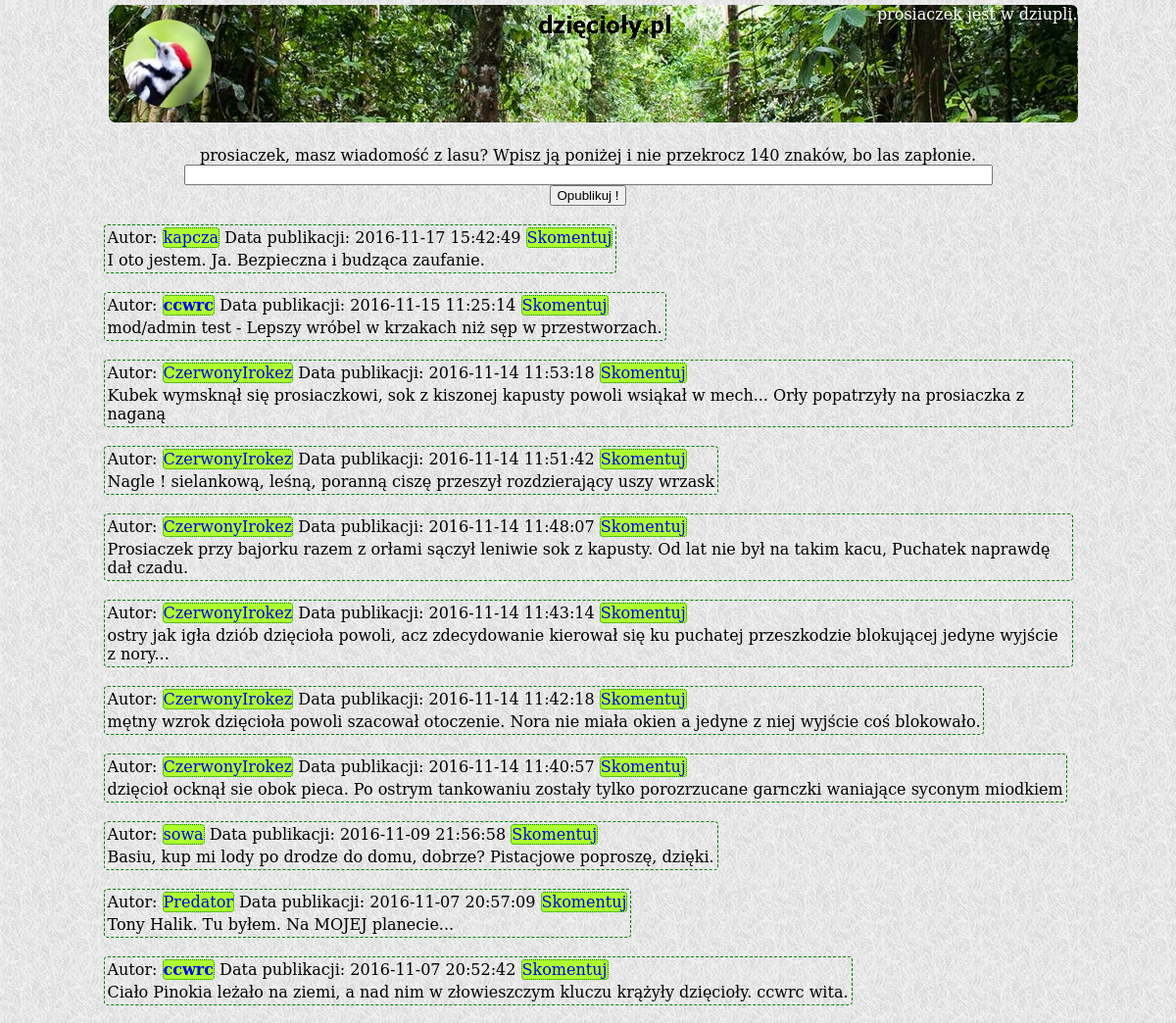
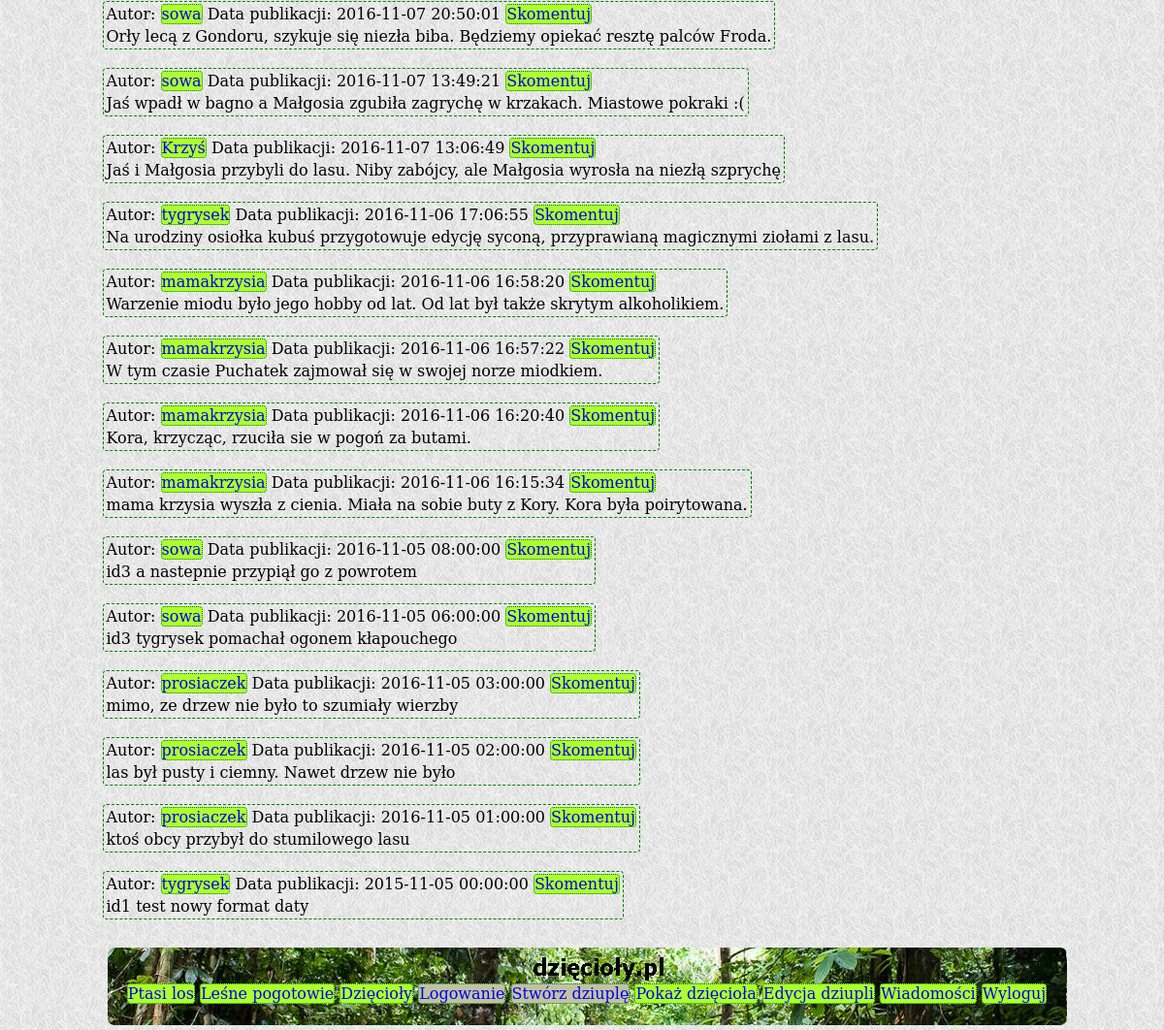
Page /index.php (signed in) on the committed database (2 pictures, top to bottom).
### tables this page shows
CREATE TABLE `tweet` (
  `tweet_id` int(11) NOT NULL,
  `tweet_user_id` int(11) NOT NULL,
  `tweet_text` varchar(250) NOT NULL,
  `tweet_date` datetime DEFAULT NULL
);

CREATE TABLE `users` (
  `user_id` int(11) NOT NULL,
  `user_name` varchar(255) NOT NULL,
  `hashed_password` varchar(60) NOT NULL,
  `user_email` varchar(255) NOT NULL
);

### src/Tweet.php (called while the page is built, shortened)
<?php
class Tweet {
    private $userId;
    private $text;
    private $creationDate;
    public function __construct() {
        $this->userId = 0;
        $this->text = "";
        $this->creationDate = "";
    }
    public function getUserId() {
        return $this->userId;
    }
    public function getText() {
        return $this->text;
    }
    public function getCreationDate() {
        return $this->creationDate;
    }
    static public function loadAllTweets(mysqli $conn) {
        $sql = "SELECT * FROM tweet ORDER BY tweet_date DESC";
        $result = $conn->query($sql);
        $ret = [];
        if ($result == true && $result->num_rows != 0) {
            foreach ($result as $row) {
                $loadTweet = new Tweet();
                $loadTweet->tweetId = $row['tweet_id'];
                $loadTweet->userId = $row['tweet_user_id'];
                $loadTweet->text = $row['tweet_text'];
                $loadTweet->creationDate = $row['tweet_date'];
                $ret[$loadTweet->tweetId] = $loadTweet;
            }
        }
        return $ret;
    }
}
?>

### src/User.php (called while the page is built, shortened)
<?php
class User {
    private $username;
    public function __construct() {
        $this->username = "";
    }
    public function getUsername() {
        return $this->username;
    }
    static public function loadUserById(mysqli $conn, $id){
        $sql = "SELECT * FROM users WHERE user_id=$id";
        $result = $conn->query($sql);
        if($result != false && $result->num_rows == 1) {
        $row = $result->fetch_assoc();
        $loadedUser = new User();
        $loadedUser->id = $row['user_id'];
        $loadedUser->username = $row['user_name'];
        $loadedUser->hashedPassword = $row['hashed_password'];
        $loadedUser->email = $row['user_email'];
        return $loadedUser;
        }
        return null;
     }
}
?>

### src/arrays.php (called while the page is built)
<?php
$searchIn = [
    "https://www.google.pl/?gws_rd=ssl#q=", "http://www.bing.com/search?q=",
    "https://yandex.ru/search/?lr=10472&msid=1479322480.01653.22873.4847&text=",
    "http://www.ask.com/web?q=",
    "https://duckduckgo.com/?q=", "http://www.entireweb.com/#q="
];
$searchWords = [
    "korniki są smaczne", "dzięcioły terroryzują indonezję", "kuźnia dzięcioła",
    "szkolny dzięcioł", "dzięcioł reliktowy", "na co dybie w wielorybie czubek nosa eskimosa",
    "lepszy dzięcioł w garści niż gruszki na wierzbie",
    "Bądź wytrwały i bez przerwy potrząsaj drzewem, a zawsze z niego coś spadnie",
    "Lepiej mniej grzmotów w ustach i więcej piorunów w garści",
    "kto się bawi lasem, lepiej niedźwiedzia niż ludzi pamięta",
    "Dzięcioł drzewo kłuje i nos sobie psuje", "Dzięciołowi swój nos nie wadzi",
    "Ptak w klatce niewesoło śpiewa", "dzięcioły uganiają się za sikorkami"
];

### index.php (the view, shortened to what this page needs)
<?php
  include_once "src/User.php";
  include_once "src/Tweet.php";
  include_once 'src/arrays.php';
  $searchMax = count($searchIn);
  $wordMax = count($searchWords);
  $randSearch = rand(1, $searchMax) - 1;
  $randWord = rand(1, $wordMax) - 1;
  $linkSearch = $searchIn[$randSearch];
  $linkWord = $searchWords[$randWord];
?>
<!DOCTYPE HTML>
<html lang="pl">
<head>
	<link rel="stylesheet" href="css/style.css" type="text/css" />
</head>
<body>
  <div class="container">
	  <div class="logo" id="mainBackLogo">
            <img class="logoimage" id="logoimage" src="img/logo.jpg">
            <div class="logged"> <?=$_SESSION['logged']?> jest w dziupli. </div>
	  </div>
      <div class="content">
      <br/>
      <center>
        <form method="POST" action="#">
          <?=$_SESSION['logged']?>, masz wiadomość z lasu? Wpisz ją poniżej i nie przekrocz 140 znaków, bo las zapłonie.<br/>
          <input type="text" size="100" name="newtweet"
            pattern=".{3,140}" required title="Minimalna liczba znaków to 3, maksymalna 140"/> <br/>
          <input type="submit" value="Opublikuj !"/>
      </form>
      </center> <br/>
<?php
  $conn = getDbConnection();
  $allTweets = Tweet::loadAllTweets($conn);
  foreach ($allTweets as $tweet) {
    $userId = $tweet->getUserId();
    $tweetId = $tweet->tweetId;
    echo "<table class='tweet'>";
    echo "<tr><td> ";
    echo "Autor: <a href=\"showuser.php?strangeuser=$userId\">" .User::loadUserById($conn, $userId)->getUsername(). "</a> ";
    echo "Data publikacji: " . $tweet->getCreationDate() . " ";
    echo "<a href=\"detail.php?tweetid=$tweetId&fromindex=true\">Skomentuj</a>";
    echo "</td></tr> <tr><td>";
    echo $tweet->getText();
    echo "</td></tr>";
    echo "</table> <br/>";
  }
?>
      <br/><br/><br/><br/><br/>
      </div>
      <div class ="footer">
                  <br/><br/>
                  <a href="<?=$linkSearch?><?=$linkWord?>" target="_blank">Ptasi los</a>
                  <a href="http://www.lesnepogotowie.pl/" target="_blank">Leśne pogotowie</a>
		  <a href="index.php">Dzięcioły</a>
		  <a id="footerlink2" href="logon.php">Logowanie</a>
		  <a id="footerlink3" href="create.php">Stwórz dziuplę</a>
		  <a href="showuser.php">Pokaż dzięcioła</a>
		  <a href="edituser.php">Edycja dziupli</a>
		  <a href="messages.php">Wiadomości</a>
		  <a href="logoff.php">Wyloguj</a>
      </div>
  </div>
</body>
</html>

### css/style.css (style rules this page uses)
html, body { font-family: 'DejaVu Serif', 'Liberation Serif'; margin:0; padding:0; height:100%; background-image: url("../img/grey_sandbag.png"); }
div.container { min-height:100%; position:relative; width: 989px; margin: 0 auto; }
div.logo { background-image: url("../img/backlogo.jpg"); width: 989px; min-height:120px; margin: 5px; border-radius: 7px; }
div.content { width: 989px; }
div.footer { clear: both; position: fixed; bottom: 0; background-image: url("../img/backlogo.jpg"); width: 989px; min-height:80px; margin: 5px; border-radius: 7px; text-align: center; color: white; }
.logoimage { height: 90px; width: 90px; border-radius: 45px; margin: 15px; float: left; }
a { border: dotted 1px; border-radius: 4px; border-color: green; text-decoration: none; background-color: greenyellow; }
.tweet { border: dashed 1px green; border-radius: 4px; }
div.logged { text-align: right; color: white; }
#footerlink8, #footerlink7, #footerlink6, #footerlink5, #footerlink4, #footerlink3, #footerlink2 { background-color: #c2c2a3; }

### rows in the picture
tweet: tweet_user.user_name "kapcza", tweet_date "2016-11-17 15:42:49", tweet_text "I oto jestem. Ja. Bezpieczna i budząca zaufanie."
tweet: tweet_user.user_name "ccwrc", tweet_date "2016-11-15 11:25:14", tweet_text "mod/admin test - Lepszy wróbel w krzakach niż sęp w przestworzach."
tweet: tweet_user.user_name "CzerwonyIrokez", tweet_date "2016-11-14 11:53:18", tweet_text "Kubek wymsknął się prosiaczkowi, sok z kiszonej kapusty powoli wsiąkał w mech... Orły popatrzyły na prosiaczka z naganą"
tweet: tweet_user.user_name "CzerwonyIrokez", tweet_date "2016-11-14 11:51:42", tweet_text "Nagle ! sielankową, leśną, poranną ciszę przeszył rozdzierający uszy wrzask"
tweet: tweet_user.user_name "CzerwonyIrokez", tweet_date "2016-11-14 11:48:07", tweet_text "Prosiaczek przy bajorku razem z orłami sączył leniwie sok z kapusty. Od lat nie był na takim kacu, Puchatek naprawdę dał czadu."
tweet: tweet_user.user_name "CzerwonyIrokez", tweet_date "2016-11-14 11:43:14", tweet_text "ostry jak igła dziób dzięcioła powoli, acz zdecydowanie kierował się ku puchatej przeszkodzie blokującej jedyne wyjście z nory..."
tweet: tweet_user.user_name "CzerwonyIrokez", tweet_date "2016-11-14 11:42:18", tweet_text "mętny wzrok dzięcioła powoli szacował otoczenie. Nora nie miała okien a jedyne z niej wyjście coś blokowało."
tweet: tweet_user.user_name "CzerwonyIrokez", tweet_date "2016-11-14 11:40:57", tweet_text "dzięcioł ocknął sie obok pieca. Po ostrym tankowaniu zostały tylko porozrzucane garnczki waniające syconym miodkiem"
tweet: tweet_user.user_name "sowa", tweet_date "2016-11-09 21:56:58", tweet_text "Basiu, kup mi lody po drodze do domu, dobrze? Pistacjowe poproszę, dzięki."
tweet: tweet_user.user_name "Predator", tweet_date "2016-11-07 20:57:09", tweet_text "Tony Halik. Tu byłem. Na MOJEJ planecie..."
tweet: tweet_user.user_name "ccwrc", tweet_date "2016-11-07 20:52:42", tweet_text "Ciało Pinokia leżało na ziemi, a nad nim w złowieszczym kluczu krążyły dzięcioły. ccwrc wita."
tweet: tweet_user.user_name "sowa", tweet_date "2016-11-07 20:50:01", tweet_text "Orły lecą z Gondoru, szykuje się niezła biba. Będziemy opiekać resztę palców Froda."
tweet: tweet_user.user_name "sowa", tweet_date "2016-11-07 13:49:21", tweet_text "Jaś wpadł w bagno a Małgosia zgubiła zagrychę w krzakach. Miastowe pokraki :("
tweet: tweet_user.user_name "Krzyś", tweet_date "2016-11-07 13:06:49", tweet_text "Jaś i Małgosia przybyli do lasu. Niby zabójcy, ale Małgosia wyrosła na niezłą szprychę"
tweet: tweet_user.user_name "tygrysek", tweet_date "2016-11-06 17:06:55", tweet_text "Na urodziny osiołka kubuś przygotowuje edycję syconą, przyprawianą magicznymi ziołami z lasu."
tweet: tweet_user.user_name "mamakrzysia", tweet_date "2016-11-06 16:58:20", tweet_text "Warzenie miodu było jego hobby od lat. Od lat był także skrytym alkoholikiem."
tweet: tweet_user.user_name "mamakrzysia", tweet_date "2016-11-06 16:57:22", tweet_text "W tym czasie Puchatek zajmował się w swojej norze miodkiem."
tweet: tweet_user.user_name "mamakrzysia", tweet_date "2016-11-06 16:20:40", tweet_text "Kora, krzycząc, rzuciła sie w pogoń za butami."
tweet: tweet_user.user_name "mamakrzysia", tweet_date "2016-11-06 16:15:34", tweet_text "mama krzysia wyszła z cienia. Miała na sobie buty z Kory. Kora była poirytowana."
tweet: tweet_user.user_name "sowa", tweet_date "2016-11-05 08:00:00", tweet_text "id3 a nastepnie przypiął go z powrotem"
tweet: tweet_user.user_name "sowa", tweet_date "2016-11-05 06:00:00", tweet_text "id3 tygrysek pomachał ogonem kłapouchego"
tweet: tweet_user.user_name "prosiaczek", tweet_date "2016-11-05 03:00:00", tweet_text "mimo, ze drzew nie było to szumiały wierzby"
tweet: tweet_user.user_name "prosiaczek", tweet_date "2016-11-05 02:00:00", tweet_text "las był pusty i ciemny. Nawet drzew nie było"
tweet: tweet_user.user_name "prosiaczek", tweet_date "2016-11-05 01:00:00", tweet_text "ktoś obcy przybył do stumilowego lasu"
tweet: tweet_user.user_name "tygrysek", tweet_date "2015-11-05 00:00:00", tweet_text "id1 test nowy format daty"

### other values in the picture
$_SESSION['logged'] "prosiaczek"
